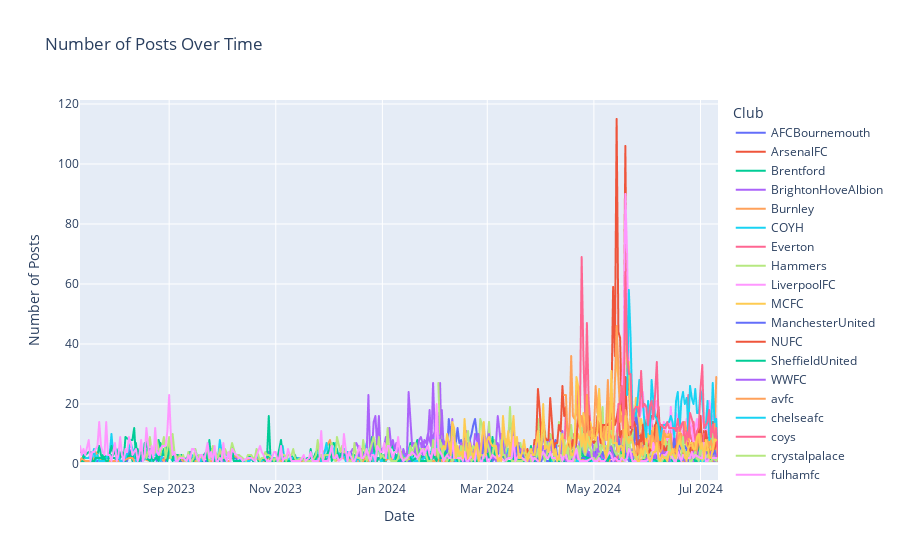

The cell this chart's notebook holds for it:
### Code cell
grouped_df = df.groupby(['name', 'date']).size().reset_index(name='count_of_posts')

# Create a line chart using Plotly
fig = px.line(grouped_df, x='date', y='count_of_posts', color='name', title='Number of Posts Over Time')

# Customize layout
fig.update_layout(
    xaxis_title='Date',
    yaxis_title='Number of Posts',
    legend_title='Club'
)

# Show the plot
fig.show()

### Figure 1 — Plotly figure (JSON) as saved in the notebook; plotly's stock layout.template omitted (floating-point values rounded to 4 significant figures; data arrays with more than 128 entries replaced by an {"elided": "..."} marker saying what was removed)
{"data": [{"hovertemplate": "name=AFCBournemouth<br>date=%{x}<br>count_of_posts=%{y}<extra></extra>", "legendgroup": "AFCBournemouth", "line": {"color": "#636efa", "dash": "solid"}, "marker": {"symbol": "circle"}, "mode": "lines", "name": "AFCBournemouth", "showlegend": true, "type": "scattergl", "x": {"elided": "188 str values"}, "xaxis": "x", "y": {"elided": "188 int values"}, "yaxis": "y"}, {"hovertemplate": "name=ArsenalFC<br>date=%{x}<br>count_of_posts=%{y}<extra></extra>", "legendgroup": "ArsenalFC", "line": {"color": "#EF553B", "dash": "solid"}, "marker": {"symbol": "circle"}, "mode": "lines", "name": "ArsenalFC", "showlegend": true, "type": "scattergl", "x": ["2024-05-11T00:00:00", "2024-05-12T00:00:00", "2024-05-13T00:00:00", "2024-05-14T00:00:00", "2024-05-15T00:00:00", "2024-05-16T00:00:00", "2024-05-17T00:00:00", "2024-05-18T00:00:00", "2024-05-19T00:00:00", "2024-05-20T00:00:00", "2024-05-21T00:00:00", "2024-05-22T00:00:00", "2024-05-23T00:00:00", "2024-05-24T00:00:00", "2024-05-25T00:00:00", "2024-05-26T00:00:00", "2024-05-27T00:00:00", "2024-05-28T00:00:00", "2024-05-29T00:00:00", "2024-05-30T00:00:00", "2024-05-31T00:00:00", "2024-06-01T00:00:00", "2024-06-02T00:00:00", "2024-06-03T00:00:00", "2024-06-04T00:00:00", "2024-06-05T00:00:00", "2024-06-06T00:00:00", "2024-06-07T00:00:00", "2024-06-08T00:00:00", "2024-06-09T00:00:00", "2024-06-10T00:00:00", "2024-06-11T00:00:00", "2024-06-12T00:00:00", "2024-06-13T00:00:00", "2024-06-14T00:00:00", "2024-06-15T00:00:00", "2024-06-16T00:00:00", "2024-06-17T00:00:00", "2024-06-18T00:00:00", "2024-06-19T00:00:00", "2024-06-20T00:00:00", "2024-06-21T00:00:00", "2024-06-22T00:00:00", "2024-06-23T00:00:00", "2024-06-24T00:00:00", "2024-06-25T00:00:00", "2024-06-26T00:00:00", "2024-06-27T00:00:00", "2024-06-28T00:00:00", "2024-06-29T00:00:00", "2024-06-30T00:00:00", "2024-07-01T00:00:00", "2024-07-02T00:00:00", "2024-07-03T00:00:00", "2024-07-04T00:00:00", "2024-07-05T00:00:00", "2024-07-06T00:00:00", "2024-07-07T00:00:00", "2024-07-08T00:00:00", "2024-07-09T00:00:00", "2024-07-10T00:00:00", "2024-07-11T00:00:00"], "xaxis": "x", "y": [18, 59, 36, 115, 44, 42, 16, 35, 106, 35, 29, 12, 15, 11, 14, 13, 11, 8, 8, 15, 10, 6, 5, 16, 8, 13, 11, 9, 13, 7, 10, 8, 7, 11, 12, 6, 7, 3, 9, 6, 8, 4, 1, 3, 7, 5, 7, 9, 6, 9, 11, 12, 6, 11, 4, 8, 9, 11, 14, 10, 9, 2], "yaxis": "y"}, {"hovertemplate": "name=Brentford<br>date=%{x}<br>count_of_posts=%{y}<extra></extra>", "legendgroup": "Brentford", "line": {"color": "#00cc96", "dash": "solid"}, "marker": {"symbol": "circle"}, "mode": "lines", "name": "Brentford", "showlegend": true, "type": "scattergl", "x": {"elided": "297 str values"}, "xaxis": "x", "y": {"elided": "297 int values"}, "yaxis": "y"}, {"hovertemplate": "name=BrightonHoveAlbion<br>date=%{x}<br>count_of_posts=%{y}<extra></extra>", "legendgroup": "BrightonHoveAlbion", "line": {"color": "#ab63fa", "dash": "solid"}, "marker": {"symbol": "circle"}, "mode": "lines", "name": "BrightonHoveAlbion", "showlegend": true, "type": "scattergl", "x": {"elided": "165 str values"}, "xaxis": "x", "y": {"elided": "165 int values"}, "yaxis": "y"}, {"hovertemplate": "name=Burnley<br>date=%{x}<br>count_of_posts=%{y}<extra></extra>", "legendgroup": "Burnley", "line": {"color": "#FFA15A", "dash": "solid"}, "marker": {"symbol": "circle"}, "mode": "lines", "name": "Burnley", "showlegend": true, "type": "scattergl", "x": {"elided": "143 str values"}, "xaxis": "x", "y": {"elided": "143 int values"}, "yaxis": "y"}, {"hovertemplate": "name=COYH<br>date=%{x}<br>count_of_posts=%{y}<extra></extra>", "legendgroup": "COYH", "line": {"color": "#19d3f3", "dash": "solid"}, "marker": {"symbol": "circle"}, "mode": "lines", "name": "COYH", "showlegend": true, "type": "scattergl", "x": {"elided": "280 str values"}, "xaxis": "x", "y": {"elided": "280 int values"}, "yaxis": "y"}, {"hovertemplate": "name=Everton<br>date=%{x}<br>count_of_posts=%{y}<extra></extra>", "legendgroup": "Everton", "line": {"color": "#FF6692", "dash": "solid"}, "marker": {"symbol": "circle"}, "mode": "lines", "name": "Everton", "showlegend": true, "type": "scattergl", "x": ["2024-04-11T00:00:00", "2024-04-12T00:00:00", "2024-04-13T00:00:00", "2024-04-14T00:00:00", "2024-04-15T00:00:00", "2024-04-16T00:00:00", "2024-04-17T00:00:00", "2024-04-18T00:00:00", "2024-04-19T00:00:00", "2024-04-20T00:00:00", "2024-04-21T00:00:00", "2024-04-22T00:00:00", "2024-04-23T00:00:00", "2024-04-24T00:00:00", "2024-04-25T00:00:00", "2024-04-26T00:00:00", "2024-04-27T00:00:00", "2024-04-28T00:00:00", "2024-04-29T00:00:00", "2024-04-30T00:00:00", "2024-05-01T00:00:00", "2024-05-02T00:00:00", "2024-05-03T00:00:00", "2024-05-04T00:00:00", "2024-05-05T00:00:00", "2024-05-06T00:00:00", "2024-05-07T00:00:00", "2024-05-08T00:00:00", "2024-05-09T00:00:00", "2024-05-10T00:00:00", "2024-05-11T00:00:00", "2024-05-12T00:00:00", "2024-05-13T00:00:00", "2024-05-14T00:00:00", "2024-05-15T00:00:00", "2024-05-16T00:00:00", "2024-05-17T00:00:00", "2024-05-18T00:00:00", "2024-05-19T00:00:00", "2024-05-20T00:00:00", "2024-05-21T00:00:00", "2024-05-22T00:00:00", "2024-05-23T00:00:00", "2024-05-24T00:00:00", "2024-05-25T00:00:00", "2024-05-26T00:00:00", "2024-05-27T00:00:00", "2024-05-28T00:00:00", "2024-05-29T00:00:00", "2024-05-30T00:00:00", "2024-05-31T00:00:00", "2024-06-01T00:00:00", "2024-06-02T00:00:00", "2024-06-03T00:00:00", "2024-06-04T00:00:00", "2024-06-05T00:00:00", "2024-06-06T00:00:00", "2024-06-07T00:00:00", "2024-06-08T00:00:00", "2024-06-09T00:00:00", "2024-06-10T00:00:00", "2024-06-11T00:00:00", "2024-06-12T00:00:00", "2024-06-13T00:00:00", "2024-06-14T00:00:00", "2024-06-15T00:00:00", "2024-06-16T00:00:00", "2024-06-17T00:00:00", "2024-06-18T00:00:00", "2024-06-19T00:00:00", "2024-06-20T00:00:00", "2024-06-21T00:00:00", "2024-06-22T00:00:00", "2024-06-23T00:00:00", "2024-06-24T00:00:00", "2024-06-25T00:00:00", "2024-06-26T00:00:00", "2024-06-27T00:00:00", "2024-06-28T00:00:00", "2024-06-29T00:00:00", "2024-06-30T00:00:00", "2024-07-01T00:00:00", "2024-07-02T00:00:00", "2024-07-03T00:00:00", "2024-07-04T00:00:00", "2024-07-05T00:00:00", "2024-07-06T00:00:00", "2024-07-07T00:00:00", "2024-07-08T00:00:00", "2024-07-09T00:00:00", "2024-07-10T00:00:00", "2024-07-11T00:00:00"], "xaxis": "x", "y": [6, 6, 3, 3, 18, 11, 3, 9, 10, 4, 27, 14, 14, 69, 36, 16, 47, 21, 13, 12, 12, 6, 14, 11, 5, 6, 8, 11, 8, 16, 12, 10, 8, 10, 15, 5, 11, 5, 14, 11, 11, 10, 9, 6, 7, 6, 4, 7, 9, 6, 8, 8, 6, 8, 9, 5, 13, 19, 7, 5, 5, 12, 6, 7, 19, 8, 5, 7, 12, 8, 13, 14, 11, 5, 23, 9, 8, 14, 9, 10, 2, 6, 5, 10, 6, 6, 7, 7, 10, 14, 7, 1], "yaxis": "y"}, {"hovertemplate": "name=Hammers<br>date=%{x}<br>count_of_posts=%{y}<extra></extra>", "legendgroup": "Hammers", "line": {"color": "#B6E880", "dash": "solid"}, "marker": {"symbol": "circle"}, "mode": "lines", "name": "Hammers", "showlegend": true, "type": "scattergl", "x": {"elided": "158 str values"}, "xaxis": "x", "y": {"elided": "158 int values"}, "yaxis": "y"}, {"hovertemplate": "name=LiverpoolFC<br>date=%{x}<br>count_of_posts=%{y}<extra></extra>", "legendgroup": "LiverpoolFC", "line": {"color": "#FF97FF", "dash": "solid"}, "marker": {"symbol": "circle"}, "mode": "lines", "name": "LiverpoolFC", "showlegend": true, "type": "scattergl", "x": ["2024-05-17T00:00:00", "2024-05-18T00:00:00", "2024-05-19T00:00:00", "2024-05-20T00:00:00", "2024-05-21T00:00:00", "2024-05-22T00:00:00", "2024-05-23T00:00:00", "2024-05-24T00:00:00", "2024-05-25T00:00:00", "2024-05-26T00:00:00", "2024-05-27T00:00:00", "2024-05-28T00:00:00", "2024-05-29T00:00:00", "2024-05-30T00:00:00", "2024-05-31T00:00:00", "2024-06-01T00:00:00", "2024-06-02T00:00:00", "2024-06-03T00:00:00", "2024-06-04T00:00:00", "2024-06-05T00:00:00", "2024-06-06T00:00:00", "2024-06-07T00:00:00", "2024-06-08T00:00:00", "2024-06-09T00:00:00", "2024-06-10T00:00:00", "2024-06-11T00:00:00", "2024-06-12T00:00:00", "2024-06-13T00:00:00", "2024-06-14T00:00:00", "2024-06-15T00:00:00", "2024-06-16T00:00:00", "2024-06-17T00:00:00", "2024-06-18T00:00:00", "2024-06-19T00:00:00", "2024-06-20T00:00:00", "2024-06-21T00:00:00", "2024-06-22T00:00:00", "2024-06-23T00:00:00", "2024-06-24T00:00:00", "2024-06-25T00:00:00", "2024-06-26T00:00:00", "2024-06-27T00:00:00", "2024-06-28T00:00:00", "2024-06-29T00:00:00", "2024-06-30T00:00:00", "2024-07-01T00:00:00", "2024-07-02T00:00:00", "2024-07-03T00:00:00", "2024-07-04T00:00:00", "2024-07-05T00:00:00", "2024-07-06T00:00:00", "2024-07-07T00:00:00", "2024-07-08T00:00:00", "2024-07-09T00:00:00", "2024-07-10T00:00:00"], "xaxis": "x", "y": [23, 39, 90, 70, 32, 28, 14, 15, 8, 11, 15, 18, 24, 16, 15, 17, 7, 13, 16, 18, 21, 15, 9, 8, 14, 12, 8, 8, 19, 5, 11, 17, 15, 19, 7, 11, 9, 15, 15, 14, 12, 7, 12, 15, 6, 12, 16, 12, 11, 15, 21, 17, 15, 18, 15], "yaxis": "y"}, {"hovertemplate": "name=MCFC<br>date=%{x}<br>count_of_posts=%{y}<extra></extra>", "legendgroup": "MCFC", "line": {"color": "#FECB52", "dash": "solid"}, "marker": {"symbol": "circle"}, "mode": "lines", "name": "MCFC", "showlegend": true, "type": "scattergl", "x": ["2024-04-20T00:00:00", "2024-04-21T00:00:00", "2024-04-22T00:00:00", "2024-04-23T00:00:00", "2024-04-24T00:00:00", "2024-04-25T00:00:00", "2024-04-26T00:00:00", "2024-04-27T00:00:00", "2024-04-28T00:00:00", "2024-04-29T00:00:00", "2024-04-30T00:00:00", "2024-05-01T00:00:00", "2024-05-02T00:00:00", "2024-05-03T00:00:00", "2024-05-04T00:00:00", "2024-05-05T00:00:00", "2024-05-06T00:00:00", "2024-05-07T00:00:00", "2024-05-08T00:00:00", "2024-05-09T00:00:00", "2024-05-10T00:00:00", "2024-05-11T00:00:00", "2024-05-12T00:00:00", "2024-05-13T00:00:00", "2024-05-14T00:00:00", "2024-05-15T00:00:00", "2024-05-16T00:00:00", "2024-05-17T00:00:00", "2024-05-18T00:00:00", "2024-05-19T00:00:00", "2024-05-20T00:00:00", "2024-05-21T00:00:00", "2024-05-22T00:00:00", "2024-05-23T00:00:00", "2024-05-24T00:00:00", "2024-05-25T00:00:00", "2024-05-26T00:00:00", "2024-05-27T00:00:00", "2024-05-28T00:00:00", "2024-05-29T00:00:00", "2024-05-30T00:00:00", "2024-05-31T00:00:00", "2024-06-01T00:00:00", "2024-06-02T00:00:00", "2024-06-03T00:00:00", "2024-06-04T00:00:00", "2024-06-05T00:00:00", "2024-06-06T00:00:00", "2024-06-07T00:00:00", "2024-06-08T00:00:00", "2024-06-09T00:00:00", "2024-06-10T00:00:00", "2024-06-11T00:00:00", "2024-06-12T00:00:00", "2024-06-13T00:00:00", "2024-06-14T00:00:00", "2024-06-15T00:00:00", "2024-06-16T00:00:00", "2024-06-17T00:00:00", "2024-06-18T00:00:00", "2024-06-19T00:00:00", "2024-06-20T00:00:00", "2024-06-21T00:00:00", "2024-06-22T00:00:00", "2024-06-23T00:00:00", "2024-06-24T00:00:00", "2024-06-25T00:00:00", "2024-06-26T00:00:00", "2024-06-27T00:00:00", "2024-06-28T00:00:00", "2024-06-29T00:00:00", "2024-06-30T00:00:00", "2024-07-01T00:00:00", "2024-07-02T00:00:00", "2024-07-03T00:00:00", "2024-07-04T00:00:00", "2024-07-05T00:00:00", "2024-07-06T00:00:00", "2024-07-07T00:00:00", "2024-07-08T00:00:00", "2024-07-09T00:00:00", "2024-07-10T00:00:00"], "xaxis": "x", "y": [10, 9, 10, 8, 9, 17, 13, 12, 11, 14, 11, 9, 12, 12, 24, 8, 9, 13, 8, 19, 9, 31, 8, 27, 37, 28, 18, 16, 16, 61, 30, 34, 13, 20, 12, 22, 22, 10, 15, 12, 9, 5, 10, 9, 5, 12, 12, 7, 12, 5, 10, 6, 10, 9, 10, 8, 5, 6, 5, 6, 14, 4, 5, 9, 6, 2, 3, 7, 4, 7, 9, 6, 6, 4, 6, 4, 6, 5, 5, 2, 9, 5], "yaxis": "y"}, {"hovertemplate": "name=ManchesterUnited<br>date=%{x}<br>count_of_posts=%{y}<extra></extra>", "legendgroup": "ManchesterUnited", "line": {"color": "#636efa", "dash": "solid"}, "marker": {"symbol": "circle"}, "mode": "lines", "name": "ManchesterUnited", "showlegend": true, "type": "scattergl", "x": {"elided": "147 str values"}, "xaxis": "x", "y": {"elided": "147 int values"}, "yaxis": "y"}, {"hovertemplate": "name=NUFC<br>date=%{x}<br>count_of_posts=%{y}<extra></extra>", "legendgroup": "NUFC", "line": {"color": "#EF553B", "dash": "solid"}, "marker": {"symbol": "circle"}, "mode": "lines", "name": "NUFC", "showlegend": true, "type": "scattergl", "x": ["2024-03-23T00:00:00", "2024-03-24T00:00:00", "2024-03-25T00:00:00", "2024-03-26T00:00:00", "2024-03-27T00:00:00", "2024-03-28T00:00:00", "2024-03-29T00:00:00", "2024-03-30T00:00:00", "2024-03-31T00:00:00", "2024-04-01T00:00:00", "2024-04-02T00:00:00", "2024-04-03T00:00:00", "2024-04-04T00:00:00", "2024-04-05T00:00:00", "2024-04-06T00:00:00", "2024-04-07T00:00:00", "2024-04-08T00:00:00", "2024-04-09T00:00:00", "2024-04-10T00:00:00", "2024-04-11T00:00:00", "2024-04-12T00:00:00", "2024-04-13T00:00:00", "2024-04-14T00:00:00", "2024-04-15T00:00:00", "2024-04-16T00:00:00", "2024-04-17T00:00:00", "2024-04-18T00:00:00", "2024-04-19T00:00:00", "2024-04-20T00:00:00", "2024-04-21T00:00:00", "2024-04-22T00:00:00", "2024-04-23T00:00:00", "2024-04-24T00:00:00", "2024-04-25T00:00:00", "2024-04-26T00:00:00", "2024-04-27T00:00:00", "2024-04-28T00:00:00", "2024-04-29T00:00:00", "2024-04-30T00:00:00", "2024-05-01T00:00:00", "2024-05-02T00:00:00", "2024-05-03T00:00:00", "2024-05-04T00:00:00", "2024-05-05T00:00:00", "2024-05-06T00:00:00", "2024-05-07T00:00:00", "2024-05-08T00:00:00", "2024-05-09T00:00:00", "2024-05-10T00:00:00", "2024-05-11T00:00:00", "2024-05-12T00:00:00", "2024-05-13T00:00:00", "2024-05-14T00:00:00", "2024-05-15T00:00:00", "2024-05-16T00:00:00", "2024-05-17T00:00:00", "2024-05-18T00:00:00", "2024-05-19T00:00:00", "2024-05-20T00:00:00", "2024-05-21T00:00:00", "2024-05-22T00:00:00", "2024-05-23T00:00:00", "2024-05-24T00:00:00", "2024-05-25T00:00:00", "2024-05-26T00:00:00", "2024-05-27T00:00:00", "2024-05-28T00:00:00", "2024-05-29T00:00:00", "2024-05-30T00:00:00", "2024-05-31T00:00:00", "2024-06-01T00:00:00", "2024-06-02T00:00:00", "2024-06-03T00:00:00", "2024-06-04T00:00:00", "2024-06-05T00:00:00", "2024-06-06T00:00:00", "2024-06-07T00:00:00", "2024-06-08T00:00:00", "2024-06-09T00:00:00", "2024-06-10T00:00:00", "2024-06-11T00:00:00", "2024-06-12T00:00:00", "2024-06-13T00:00:00", "2024-06-14T00:00:00", "2024-06-15T00:00:00", "2024-06-16T00:00:00", "2024-06-17T00:00:00", "2024-06-18T00:00:00", "2024-06-19T00:00:00", "2024-06-20T00:00:00", "2024-06-21T00:00:00", "2024-06-22T00:00:00", "2024-06-23T00:00:00", "2024-06-24T00:00:00", "2024-06-25T00:00:00", "2024-06-26T00:00:00", "2024-06-27T00:00:00", "2024-06-28T00:00:00", "2024-06-29T00:00:00", "2024-06-30T00:00:00", "2024-07-01T00:00:00", "2024-07-02T00:00:00", "2024-07-03T00:00:00", "2024-07-04T00:00:00", "2024-07-05T00:00:00", "2024-07-06T00:00:00", "2024-07-08T00:00:00", "2024-07-09T00:00:00", "2024-07-10T00:00:00"], "xaxis": "x", "y": [3, 5, 2, 1, 2, 8, 8, 25, 18, 7, 18, 9, 8, 8, 22, 14, 5, 7, 7, 13, 11, 26, 16, 19, 9, 6, 5, 8, 4, 7, 16, 12, 10, 11, 9, 13, 16, 8, 8, 7, 8, 16, 11, 7, 13, 13, 13, 13, 14, 16, 19, 13, 15, 19, 9, 11, 11, 29, 13, 9, 10, 12, 14, 12, 3, 8, 5, 13, 4, 2, 3, 5, 3, 6, 12, 15, 19, 7, 2, 6, 4, 6, 4, 4, 2, 3, 6, 6, 2, 2, 4, 1, 3, 4, 7, 1, 6, 5, 3, 10, 16, 4, 3, 11, 7, 3, 5, 5, 7], "yaxis": "y"}, {"hovertemplate": "name=SheffieldUnited<br>date=%{x}<br>count_of_posts=%{y}<extra></extra>", "legendgroup": "SheffieldUnited", "line": {"color": "#00cc96", "dash": "solid"}, "marker": {"symbol": "circle"}, "mode": "lines", "name": "SheffieldUnited", "showlegend": true, "type": "scattergl", "x": {"elided": "279 str values"}, "xaxis": "x", "y": {"elided": "279 int values"}, "yaxis": "y"}, {"hovertemplate": "name=WWFC<br>date=%{x}<br>count_of_posts=%{y}<extra></extra>", "legendgroup": "WWFC", "line": {"color": "#ab63fa", "dash": "solid"}, "marker": {"symbol": "circle"}, "mode": "lines", "name": "WWFC", "showlegend": true, "type": "scattergl", "x": {"elided": "206 str values"}, "xaxis": "x", "y": {"elided": "206 int values"}, "yaxis": "y"}, {"hovertemplate": "name=avfc<br>date=%{x}<br>count_of_posts=%{y}<extra></extra>", "legendgroup": "avfc", "line": {"color": "#FFA15A", "dash": "solid"}, "marker": {"symbol": "circle"}, "mode": "lines", "name": "avfc", "showlegend": true, "type": "scattergl", "x": ["2024-04-14T00:00:00", "2024-04-15T00:00:00", "2024-04-16T00:00:00", "2024-04-17T00:00:00", "2024-04-18T00:00:00", "2024-04-19T00:00:00", "2024-04-20T00:00:00", "2024-04-21T00:00:00", "2024-04-22T00:00:00", "2024-04-23T00:00:00", "2024-04-24T00:00:00", "2024-04-25T00:00:00", "2024-04-26T00:00:00", "2024-04-27T00:00:00", "2024-04-28T00:00:00", "2024-04-29T00:00:00", "2024-04-30T00:00:00", "2024-05-01T00:00:00", "2024-05-02T00:00:00", "2024-05-03T00:00:00", "2024-05-04T00:00:00", "2024-05-05T00:00:00", "2024-05-06T00:00:00", "2024-05-07T00:00:00", "2024-05-08T00:00:00", "2024-05-09T00:00:00", "2024-05-10T00:00:00", "2024-05-11T00:00:00", "2024-05-12T00:00:00", "2024-05-13T00:00:00", "2024-05-14T00:00:00", "2024-05-15T00:00:00", "2024-05-16T00:00:00", "2024-05-17T00:00:00", "2024-05-18T00:00:00", "2024-05-19T00:00:00", "2024-05-20T00:00:00", "2024-05-21T00:00:00", "2024-05-22T00:00:00", "2024-05-23T00:00:00", "2024-05-24T00:00:00", "2024-05-25T00:00:00", "2024-05-26T00:00:00", "2024-05-27T00:00:00", "2024-05-28T00:00:00", "2024-05-29T00:00:00", "2024-05-30T00:00:00", "2024-05-31T00:00:00", "2024-06-01T00:00:00", "2024-06-02T00:00:00", "2024-06-03T00:00:00", "2024-06-04T00:00:00", "2024-06-05T00:00:00", "2024-06-06T00:00:00", "2024-06-07T00:00:00", "2024-06-08T00:00:00", "2024-06-09T00:00:00", "2024-06-10T00:00:00", "2024-06-11T00:00:00", "2024-06-12T00:00:00", "2024-06-13T00:00:00", "2024-06-14T00:00:00", "2024-06-15T00:00:00", "2024-06-16T00:00:00", "2024-06-17T00:00:00", "2024-06-18T00:00:00", "2024-06-19T00:00:00", "2024-06-20T00:00:00", "2024-06-21T00:00:00", "2024-06-22T00:00:00", "2024-06-23T00:00:00", "2024-06-24T00:00:00", "2024-06-25T00:00:00", "2024-06-26T00:00:00", "2024-06-27T00:00:00", "2024-06-28T00:00:00", "2024-06-29T00:00:00", "2024-06-30T00:00:00", "2024-07-01T00:00:00", "2024-07-02T00:00:00", "2024-07-03T00:00:00", "2024-07-04T00:00:00", "2024-07-05T00:00:00", "2024-07-06T00:00:00", "2024-07-07T00:00:00", "2024-07-08T00:00:00", "2024-07-09T00:00:00", "2024-07-10T00:00:00"], "xaxis": "x", "y": [23, 23, 8, 12, 36, 16, 15, 20, 15, 12, 16, 13, 8, 23, 8, 11, 8, 10, 26, 17, 25, 14, 6, 11, 13, 28, 10, 9, 7, 27, 46, 32, 14, 16, 9, 18, 15, 11, 8, 8, 6, 2, 6, 3, 7, 4, 4, 5, 5, 6, 11, 9, 4, 13, 5, 4, 5, 11, 9, 9, 9, 10, 2, 5, 4, 8, 10, 10, 6, 14, 10, 9, 6, 6, 7, 3, 5, 10, 10, 4, 5, 5, 8, 6, 8, 4, 7, 29], "yaxis": "y"}, {"hovertemplate": "name=chelseafc<br>date=%{x}<br>count_of_posts=%{y}<extra></extra>", "legendgroup": "chelseafc", "line": {"color": "#19d3f3", "dash": "solid"}, "marker": {"symbol": "circle"}, "mode": "lines", "name": "chelseafc", "showlegend": true, "type": "scattergl", "x": ["2024-05-20T00:00:00", "2024-05-21T00:00:00", "2024-05-22T00:00:00", "2024-05-23T00:00:00", "2024-05-24T00:00:00", "2024-05-25T00:00:00", "2024-05-26T00:00:00", "2024-05-27T00:00:00", "2024-05-28T00:00:00", "2024-05-29T00:00:00", "2024-05-30T00:00:00", "2024-05-31T00:00:00", "2024-06-01T00:00:00", "2024-06-02T00:00:00", "2024-06-03T00:00:00", "2024-06-04T00:00:00", "2024-06-05T00:00:00", "2024-06-06T00:00:00", "2024-06-07T00:00:00", "2024-06-08T00:00:00", "2024-06-09T00:00:00", "2024-06-10T00:00:00", "2024-06-11T00:00:00", "2024-06-12T00:00:00", "2024-06-13T00:00:00", "2024-06-14T00:00:00", "2024-06-15T00:00:00", "2024-06-16T00:00:00", "2024-06-17T00:00:00", "2024-06-18T00:00:00", "2024-06-19T00:00:00", "2024-06-20T00:00:00", "2024-06-21T00:00:00", "2024-06-22T00:00:00", "2024-06-23T00:00:00", "2024-06-24T00:00:00", "2024-06-25T00:00:00", "2024-06-26T00:00:00", "2024-06-27T00:00:00", "2024-06-28T00:00:00", "2024-06-29T00:00:00", "2024-06-30T00:00:00", "2024-07-01T00:00:00", "2024-07-02T00:00:00", "2024-07-03T00:00:00", "2024-07-04T00:00:00", "2024-07-05T00:00:00", "2024-07-06T00:00:00", "2024-07-07T00:00:00", "2024-07-08T00:00:00", "2024-07-09T00:00:00", "2024-07-10T00:00:00", "2024-07-11T00:00:00"], "xaxis": "x", "y": [23, 58, 42, 17, 16, 16, 21, 28, 24, 21, 13, 9, 21, 10, 28, 21, 16, 15, 13, 8, 12, 13, 13, 14, 14, 16, 14, 9, 21, 24, 11, 21, 24, 20, 22, 11, 26, 22, 20, 25, 17, 17, 25, 21, 13, 12, 21, 8, 10, 27, 14, 15, 1], "yaxis": "y"}, {"hovertemplate": "name=coys<br>date=%{x}<br>count_of_posts=%{y}<extra></extra>", "legendgroup": "coys", "line": {"color": "#FF6692", "dash": "solid"}, "marker": {"symbol": "circle"}, "mode": "lines", "name": "coys", "showlegend": true, "type": "scattergl", "x": ["2024-05-14T00:00:00", "2024-05-15T00:00:00", "2024-05-16T00:00:00", "2024-05-17T00:00:00", "2024-05-18T00:00:00", "2024-05-19T00:00:00", "2024-05-20T00:00:00", "2024-05-21T00:00:00", "2024-05-22T00:00:00", "2024-05-23T00:00:00", "2024-05-24T00:00:00", "2024-05-25T00:00:00", "2024-05-26T00:00:00", "2024-05-27T00:00:00", "2024-05-28T00:00:00", "2024-05-29T00:00:00", "2024-05-30T00:00:00", "2024-05-31T00:00:00", "2024-06-01T00:00:00", "2024-06-02T00:00:00", "2024-06-03T00:00:00", "2024-06-04T00:00:00", "2024-06-05T00:00:00", "2024-06-06T00:00:00", "2024-06-07T00:00:00", "2024-06-08T00:00:00", "2024-06-09T00:00:00", "2024-06-10T00:00:00", "2024-06-11T00:00:00", "2024-06-12T00:00:00", "2024-06-13T00:00:00", "2024-06-14T00:00:00", "2024-06-15T00:00:00", "2024-06-16T00:00:00", "2024-06-17T00:00:00", "2024-06-18T00:00:00", "2024-06-19T00:00:00", "2024-06-20T00:00:00", "2024-06-21T00:00:00", "2024-06-22T00:00:00", "2024-06-23T00:00:00", "2024-06-24T00:00:00", "2024-06-25T00:00:00", "2024-06-26T00:00:00", "2024-06-27T00:00:00", "2024-06-28T00:00:00", "2024-06-29T00:00:00", "2024-06-30T00:00:00", "2024-07-01T00:00:00", "2024-07-02T00:00:00", "2024-07-03T00:00:00", "2024-07-04T00:00:00", "2024-07-05T00:00:00", "2024-07-06T00:00:00", "2024-07-07T00:00:00", "2024-07-08T00:00:00", "2024-07-09T00:00:00", "2024-07-10T00:00:00", "2024-07-11T00:00:00"], "xaxis": "x", "y": [1, 20, 20, 26, 12, 64, 37, 30, 30, 12, 18, 19, 19, 16, 31, 19, 20, 19, 13, 19, 21, 15, 23, 34, 15, 13, 13, 12, 12, 14, 12, 12, 12, 12, 11, 15, 11, 13, 14, 7, 11, 9, 17, 15, 13, 8, 11, 12, 25, 33, 12, 13, 14, 18, 9, 13, 9, 12, 1], "yaxis": "y"}, {"hovertemplate": "name=crystalpalace<br>date=%{x}<br>count_of_posts=%{y}<extra></extra>", "legendgroup": "crystalpalace", "line": {"color": "#B6E880", "dash": "solid"}, "marker": {"symbol": "circle"}, "mode": "lines", "name": "crystalpalace", "showlegend": true, "type": "scattergl", "x": {"elided": "286 str values"}, "xaxis": "x", "y": {"elided": "286 int values"}, "yaxis": "y"}, {"hovertemplate": "name=fulhamfc<br>date=%{x}<br>count_of_posts=%{y}<extra></extra>", "legendgroup": "fulhamfc", "line": {"color": "#FF97FF", "dash": "solid"}, "marker": {"symbol": "circle"}, "mode": "lines", "name": "fulhamfc", "showlegend": true, "type": "scattergl", "x": {"elided": "303 str values"}, "xaxis": "x", "y": {"elided": "303 int values"}, "yaxis": "y"}, {"hovertemplate": "name=nffc<br>date=%{x}<br>count_of_posts=%{y}<extra></extra>", "legendgroup": "nffc", "line": {"color": "#FECB52", "dash": "solid"}, "marker": {"symbol": "circle"}, "mode": "lines", "name": "nffc", "showlegend": true, "type": "scattergl", "x": {"elided": "157 str values"}, "xaxis": "x", "y": {"elided": "157 int values"}, "yaxis": "y"}], "layout": {"legend": {"title": {"text": "Club"}, "tracegroupgap": 0}, "title": {"text": "Number of Posts Over Time"}, "xaxis": {"anchor": "y", "domain": [0, 1], "title": {"text": "Date"}}, "yaxis": {"anchor": "x", "domain": [0, 1], "title": {"text": "Number of Posts"}}}}
